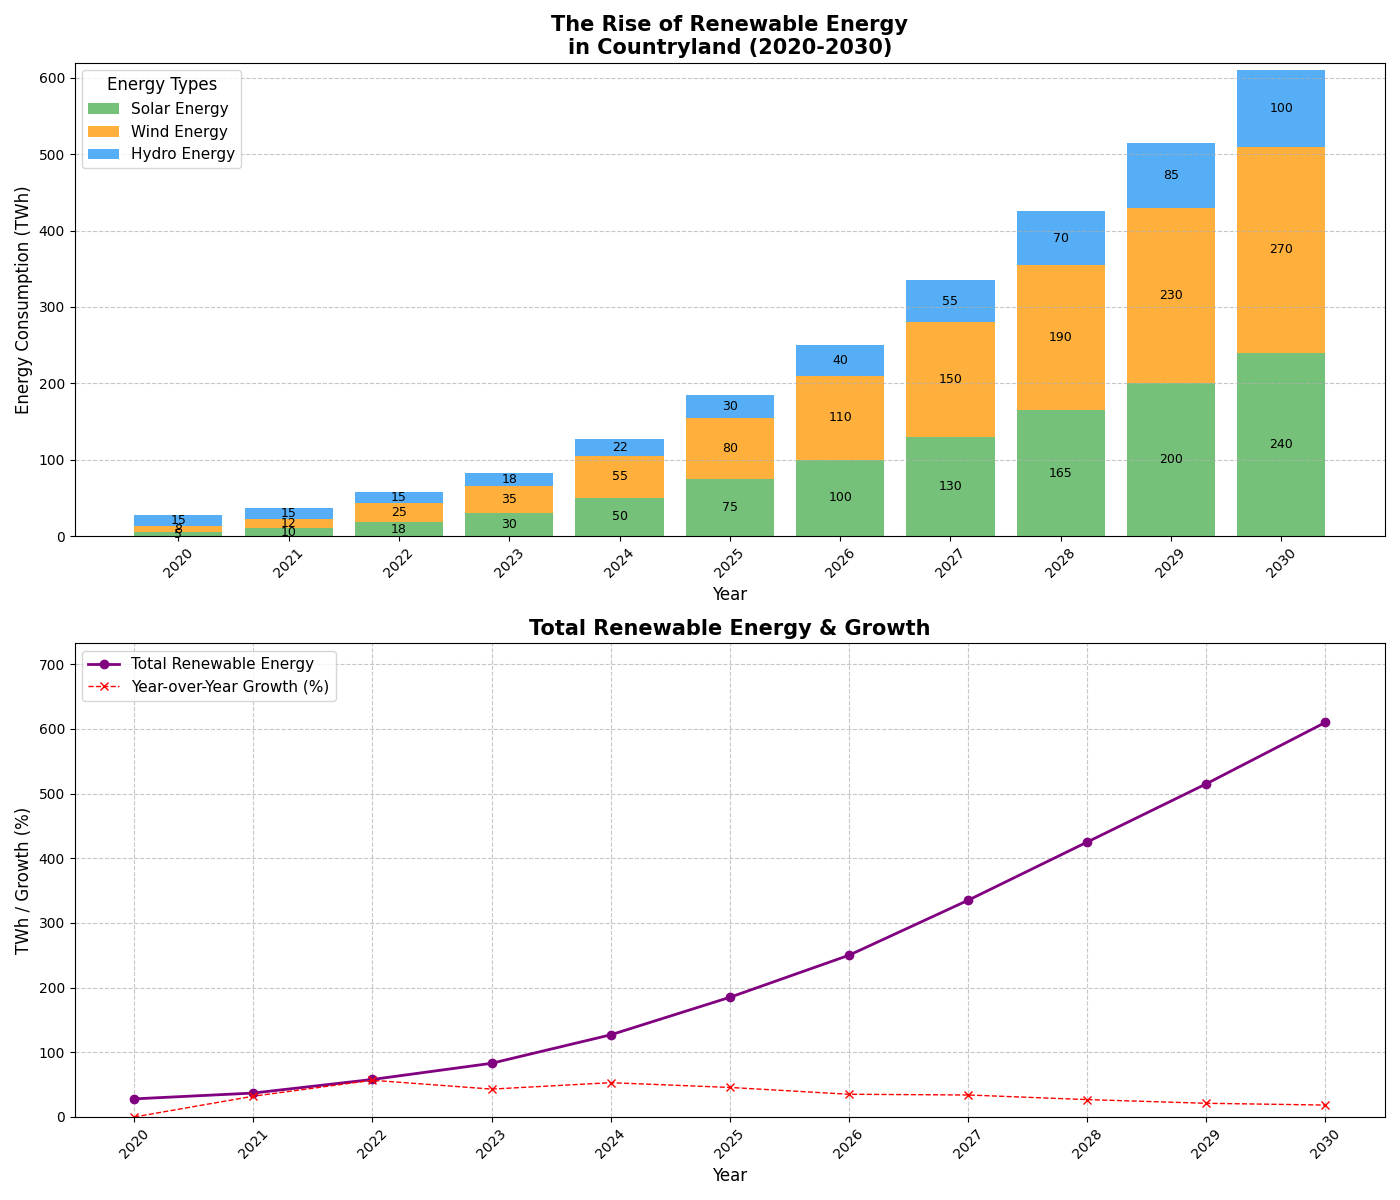

Here is the Python script that generated this plot:
import matplotlib.pyplot as plt
import numpy as np

years = np.arange(2020, 2031)
solar_energy = np.array([5, 10, 18, 30, 50, 75, 100, 130, 165, 200, 240])
wind_energy = np.array([8, 12, 25, 35, 55, 80, 110, 150, 190, 230, 270])
hydro_energy = np.array([15, 15, 15, 18, 22, 30, 40, 55, 70, 85, 100])

total_renewable_energy = solar_energy + wind_energy + hydro_energy
percentage_growth = np.zeros(len(total_renewable_energy))
percentage_growth[1:] = ((total_renewable_energy[1:] - total_renewable_energy[:-1]) / total_renewable_energy[:-1]) * 100

fig, axes = plt.subplots(2, 1, figsize=(14, 12))

axes[0].bar(years, solar_energy, label='Solar Energy', color='#66bb6a', alpha=0.9)
axes[0].bar(years, wind_energy, bottom=solar_energy, label='Wind Energy', color='#ffa726', alpha=0.9)
axes[0].bar(years, hydro_energy, bottom=solar_energy + wind_energy, label='Hydro Energy', color='#42a5f5', alpha=0.9)

axes[0].set_title('The Rise of Renewable Energy\nin Countryland (2020-2030)', fontsize=15, fontweight='bold')
axes[0].set_xlabel('Year', fontsize=12)
axes[0].set_ylabel('Energy Consumption (TWh)', fontsize=12)
axes[0].set_xticks(years)
axes[0].set_xticklabels(years, rotation=45)
axes[0].set_ylim(0, 620)
axes[0].grid(axis='y', linestyle='--', alpha=0.7)
axes[0].legend(loc='upper left', fontsize=11, title='Energy Types', title_fontsize='12')

for i, (s, w, h) in enumerate(zip(solar_energy, wind_energy, hydro_energy)):
    axes[0].text(years[i], s / 2, f'{s}', ha='center', va='center', color='black', fontsize=9)
    axes[0].text(years[i], s + w / 2, f'{w}', ha='center', va='center', color='black', fontsize=9)
    axes[0].text(years[i], s + w + h / 2, f'{h}', ha='center', va='center', color='black', fontsize=9)

axes[1].plot(years, total_renewable_energy, label='Total Renewable Energy', color='purple', marker='o', linewidth=2)
axes[1].plot(years, percentage_growth, label='Year-over-Year Growth (%)', color='red', linestyle='--', marker='x', linewidth=1)

axes[1].set_title('Total Renewable Energy & Growth', fontsize=15, fontweight='bold')
axes[1].set_xlabel('Year', fontsize=12)
axes[1].set_ylabel('TWh / Growth (%)', fontsize=12)
axes[1].set_xticks(years)
axes[1].set_xticklabels(years, rotation=45)
axes[1].set_ylim(0, max(total_renewable_energy) * 1.2)
axes[1].legend(loc='upper left', fontsize=11)
axes[1].grid(True, linestyle='--', alpha=0.7)

plt.tight_layout()
plt.show()
